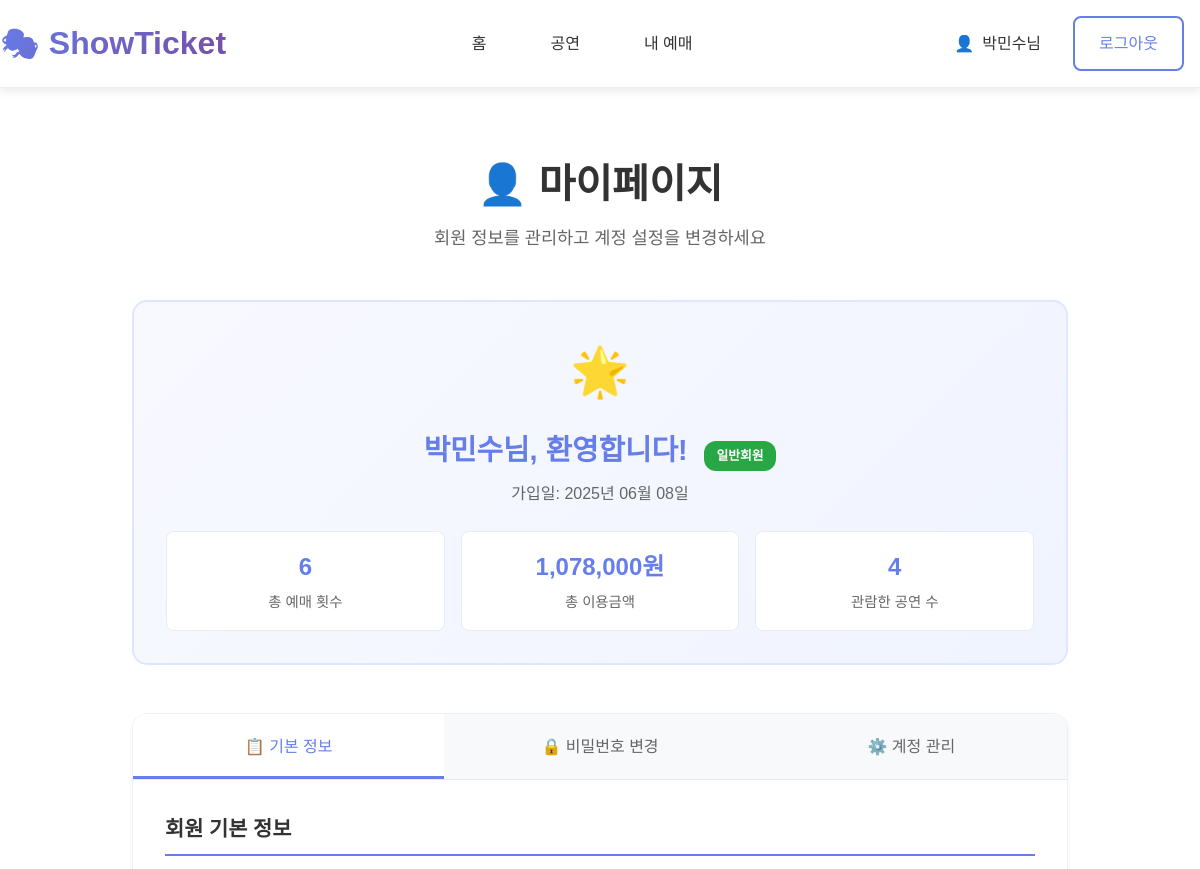
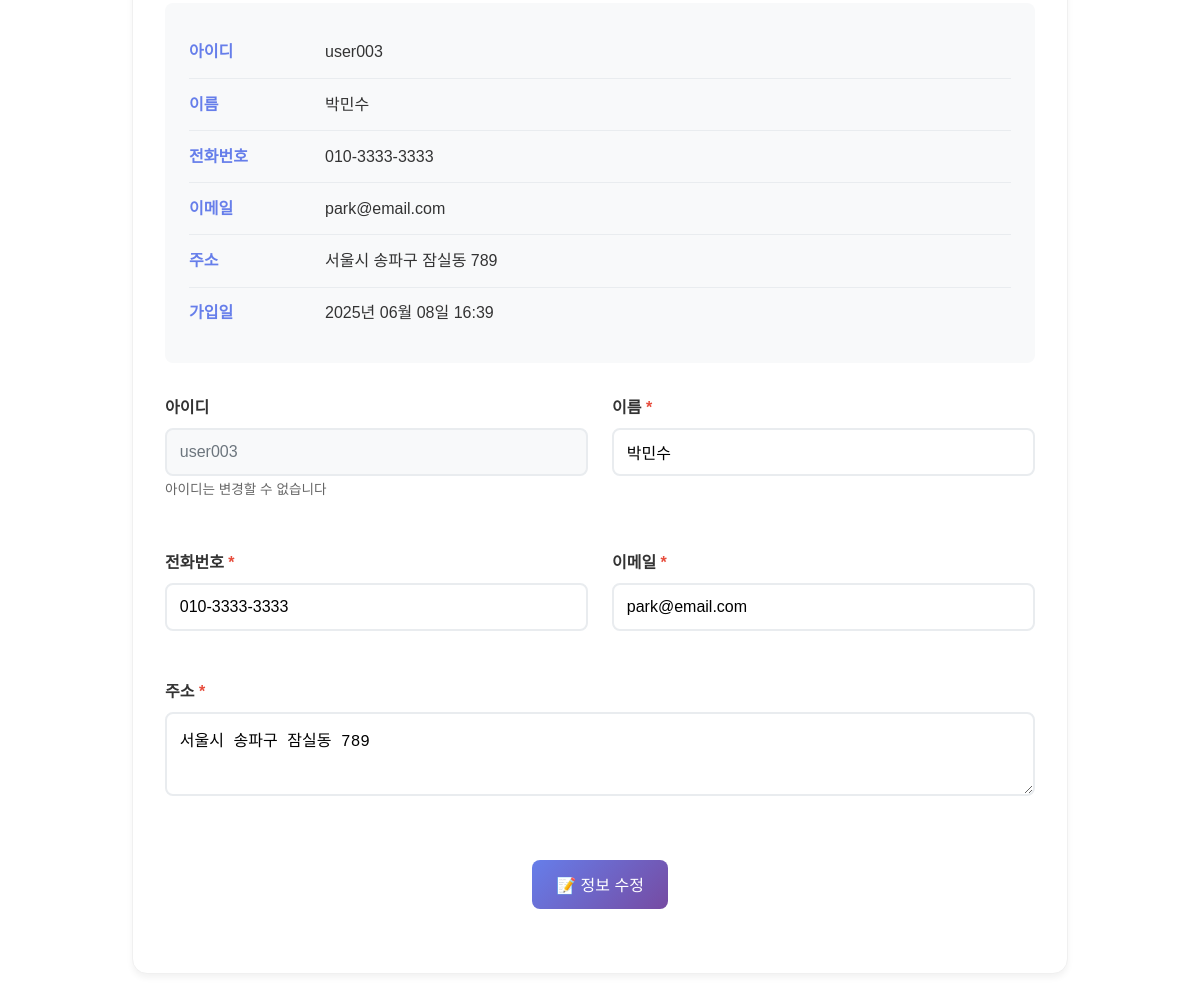
The app's page /src/mypage.php (signed in) with its own data (2 pictures, top to bottom).
### tables this page shows
CREATE TABLE `users` (
  `user_id` varchar(20) NOT NULL,
  `password` varchar(100) NOT NULL,
  `name` varchar(50) NOT NULL,
  `phone` varchar(15) NOT NULL,
  `address` varchar(200) NOT NULL,
  `email` varchar(100) NOT NULL,
  `is_staff` tinyint(1) DEFAULT '0',
  `created_at` datetime DEFAULT CURRENT_TIMESTAMP,
  PRIMARY KEY (`user_id`)
);

### src/mypage.php (the view, shortened to what this page needs)
<?php
include './dbconn.php';
$user_query = "SELECT * FROM users WHERE user_id = ?";
$user_stmt = mysqli_prepare($connect, $user_query);
mysqli_stmt_bind_param($user_stmt, "s", $_SESSION['user_id']);
mysqli_stmt_execute($user_stmt);
$user_result = mysqli_stmt_get_result($user_stmt);
$user = mysqli_fetch_assoc($user_result);
$stats_query = "
    SELECT
        COUNT(DISTINCT bg.group_id) as total_bookings,
        SUM(bg.total_price) as total_spent,
        COUNT(DISTINCT ps.performance_id) as unique_performances
    FROM booking_groups bg
    JOIN performance_schedules ps ON bg.schedule_id = ps.schedule_id
    WHERE bg.user_id = ? AND bg.status = 'confirmed'
";
$stats_stmt = mysqli_prepare($connect, $stats_query);
mysqli_stmt_bind_param($stats_stmt, "s", $_SESSION['user_id']);
mysqli_stmt_execute($stats_stmt);
$stats_result = mysqli_stmt_get_result($stats_stmt);
$stats = mysqli_fetch_assoc($stats_result);
?>
<!DOCTYPE html>
<html lang="ko">
<head>
</head>
<body>
    <header class="header">
        <div class="nav-container">
            <a href="home.php" class="logo">🎭 ShowTicket</a>
            <nav class="nav-menu">
                <a href="home.php">홈</a>
                <div class="dropdown">
                    <a href="performances.php">공연</a>
                </div>
                <a href="my_bookings.php">내 예매</a>
            </nav>
            <div class="user-info">
                    <a href="mypage.php" style="color: #333; text-decoration: none; display: flex; align-items: center; gap: 0.5rem; padding: 0.5rem 1rem; border-radius: 8px; transition: background-color 0.3s;">
                        <span>👤</span>
                        <span><?php echo htmlspecialchars($_SESSION['name']); ?>님</span>
                    </a>
                    <a href="logout.php" class="btn">로그아웃</a>
            </div>
        </div>
    </header>
    <div class="container">
        <div class="page-header">
            <h1 class="page-title">👤 마이페이지</h1>
            <p class="page-subtitle">회원 정보를 관리하고 계정 설정을 변경하세요</p>
        </div>
        <div class="user-welcome">
            <div class="welcome-icon">🌟</div>
            <h2 class="welcome-title">
                <?php echo htmlspecialchars($user['name']); ?>님, 환영합니다!
                <span class="badge <?php echo $user['is_staff'] ? 'badge-admin' : 'badge-user'; ?>">
                    <?php echo $user['is_staff'] ? '관리자' : '일반회원'; ?>
                </span>
            </h2>
            <p class="welcome-subtitle">가입일: <?php echo date('Y년 m월 d일', strtotime($user['created_at'])); ?></p>
            <div class="user-stats">
                <div class="stat-item">
                    <div class="stat-number"><?php echo $stats['total_bookings'] ?: 0; ?></div>
                    <div class="stat-label">총 예매 횟수</div>
                </div>
                <div class="stat-item">
                    <div class="stat-number"><?php echo number_format($stats['total_spent'] ?: 0); ?>원</div>
                    <div class="stat-label">총 이용금액</div>
                </div>
                <div class="stat-item">
                    <div class="stat-number"><?php echo $stats['unique_performances'] ?: 0; ?></div>
                    <div class="stat-label">관람한 공연 수</div>
                </div>
            </div>
        </div>
        <div class="tabs-container">
            <div class="tabs-header">
                <button class="tab-button active" onclick="showTab('profile')">📋 기본 정보</button>
                <button class="tab-button" onclick="showTab('password')">🔒 비밀번호 변경</button>
                <button class="tab-button" onclick="showTab('account')">⚙️ 계정 관리</button>
            </div>
            <div id="profile" class="tab-content active">
                <div class="profile-section">
                    <h3 class="section-title">회원 기본 정보</h3>
                    <div class="user-info-display">
                        <div class="info-item">
                            <span class="info-label">아이디</span>
                            <span class="info-value"><?php echo htmlspecialchars($user['user_id']); ?></span>
                        </div>
                        <div class="info-item">
                            <span class="info-label">이름</span>
                            <span class="info-value"><?php echo htmlspecialchars($user['name']); ?></span>
                        </div>
                        <div class="info-item">
                            <span class="info-label">전화번호</span>
                            <span class="info-value"><?php echo htmlspecialchars($user['phone']); ?></span>
                        </div>
                        <div class="info-item">
                            <span class="info-label">이메일</span>
                            <span class="info-value"><?php echo htmlspecialchars($user['email']); ?></span>
                        </div>
                        <div class="info-item">
                            <span class="info-label">주소</span>
                            <span class="info-value"><?php echo nl2br(htmlspecialchars($user['address'])); ?></span>
                        </div>
                        <div class="info-item">
                            <span class="info-label">가입일</span>
                            <span class="info-value"><?php echo date('Y년 m월 d일 H:i', strtotime($user['created_at'])); ?></span>
                        </div>
                    </div>
                    <form method="POST" action="" id="profileForm">
                        <div class="form-grid">
                            <div class="form-group">
                                <label class="form-label">아이디</label>
                                <input type="text" class="form-control" value="<?php echo htmlspecialchars($user['user_id']); ?>" disabled>
                                <small style="color: #666; font-size: 0.85rem;">아이디는 변경할 수 없습니다</small>
                            </div>
                            <div class="form-group">
                                <label class="form-label">이름 <span class="required">*</span></label>
                                <input type="text" name="name" class="form-control"
                                       value="<?php echo htmlspecialchars($user['name']); ?>" required>
                            </div>
                            <div class="form-group">
                                <label class="form-label">전화번호 <span class="required">*</span></label>
                                <input type="tel" name="phone" class="form-control"
                                       value="<?php echo htmlspecialchars($user['phone']); ?>" required>
                            </div>
                            <div class="form-group">
                                <label class="form-label">이메일 <span class="required">*</span></label>
                                <input type="email" name="email" class="form-control"
                                       value="<?php echo htmlspecialchars($user['email']); ?>" required>
                            </div>
                            <div class="form-group full-width">
                                <label class="form-label">주소 <span class="required">*</span></label>
                                <textarea name="address" class="form-control" rows="3" required><?php echo htmlspecialchars($user['address']); ?></textarea>
                            </div>
                        </div>
                        <div style="text-align: center; margin-top: 2rem;">
                            <button type="submit" name="update_profile" class="btn btn-primary">📝 정보 수정</button>
                        </div>
                    </form>
                </div>
            </div>
        </div>
    </div>
</body>
</html>

### src/mypage.php (style rules this page uses)
* { margin: 0; padding: 0; box-sizing: border-box; }
body { font-family: 'Arial', sans-serif; line-height: 1.6; color: #333; }
.header { background-color: white; color: #333; padding: 1rem 0; box-shadow: 0 2px 10px rgba(0,0,0,0.1); border-bottom: 1px solid #eee; }
.nav-container { max-width: 1200px; margin: 0 auto; display: flex; justify-content: space-between; align-items: center; padding: 0 1rem; }
.logo { font-size: 2rem; font-weight: bold; text-decoration: none; background: linear-gradient(135deg, #667eea 0%, #764ba2 100%); -webkit-background-clip: text; -webkit-text-fill-color: transparent; background-clip: text; margin-left: -1rem; }
.nav-menu { display: flex; gap: 2rem; align-items: center; }
.nav-menu a { color: #333; text-decoration: none; padding: 0.5rem 1rem; border-radius: 5px; transition: background-color 0.3s; font-weight: 500; }
.dropdown { position: relative; display: inline-block; }
.user-info { display: flex; gap: 1rem; align-items: center; }
.container { max-width: 1000px; margin: 2rem auto; padding: 2rem; }
.page-header { text-align: center; margin-bottom: 3rem; }
.page-title { font-size: 2.5rem; color: #333; margin-bottom: 0.5rem; }
.page-subtitle { color: #666; font-size: 1.1rem; }
.user-welcome { background: linear-gradient(135deg, #f8f9ff 0%, #f0f4ff 100%); border: 2px solid #e0e6ff; border-radius: 15px; padding: 2rem; margin-bottom: 3rem; text-align: center; }
.welcome-icon { font-size: 3rem; margin-bottom: 1rem; }
.welcome-title { font-size: 1.8rem; color: #667eea; margin-bottom: 0.5rem; }
.welcome-subtitle { color: #666; margin-bottom: 1.5rem; }
.user-stats { display: grid; grid-template-columns: repeat(auto-fit, minmax(150px, 1fr)); gap: 1rem; }
.stat-item { background: white; padding: 1rem; border-radius: 8px; text-align: center; border: 1px solid #e9ecef; }
.stat-number { font-size: 1.5rem; font-weight: bold; color: #667eea; margin-bottom: 0.3rem; }
.stat-label { font-size: 0.9rem; color: #666; }
.tabs-container { background: white; border-radius: 15px; box-shadow: 0 4px 6px rgba(0,0,0,0.05); border: 1px solid #f0f0f0; overflow: hidden; }
.tabs-header { display: flex; background: #f8f9fa; border-bottom: 1px solid #e9ecef; }
.tab-button { flex: 1; padding: 1.2rem; background: transparent; border: none; font-size: 1rem; font-weight: 500; color: #666; cursor: pointer; transition: all 0.3s; border-bottom: 3px solid transparent; }
.tab-button.active { background: white; color: #667eea; border-bottom-color: #667eea; }
.tab-content { display: none; padding: 2rem; }
.tab-content.active { display: block; }
.profile-section { margin-bottom: 2rem; }
.section-title { font-size: 1.3rem; font-weight: bold; color: #333; margin-bottom: 1rem; padding-bottom: 0.5rem; border-bottom: 2px solid #667eea; }
.form-grid { display: grid; grid-template-columns: repeat(auto-fit, minmax(300px, 1fr)); gap: 1.5rem; }
.form-group { margin-bottom: 1.5rem; }
.form-group.full-width { grid-column: 1 / -1; }
.form-label { display: block; font-weight: 600; margin-bottom: 0.5rem; color: #333; }
.required { color: #e74c3c; }
.form-control { width: 100%; padding: 0.8rem; border: 2px solid #e9ecef; border-radius: 8px; font-size: 1rem; transition: border-color 0.3s; }
.form-control:disabled { background-color: #f8f9fa; color: #6c757d; cursor: not-allowed; }
.btn { display: inline-block; padding: 0.8rem 1.5rem; background: transparent; color: #667eea; text-decoration: none; border-radius: 8px; border: 2px solid #667eea; cursor: pointer; transition: all 0.3s; font-weight: 500; font-size: 1rem; }
.btn-primary { background: linear-gradient(135deg, #667eea 0%, #764ba2 100%); color: white; border: none; }
.badge { display: inline-block; padding: 0.3rem 0.8rem; border-radius: 12px; font-size: 0.8rem; font-weight: bold; margin-left: 0.5rem; }
.badge-user { background: #28a745; color: white; }
.user-info-display { background: #f8f9fa; border-radius: 8px; padding: 1.5rem; margin-bottom: 2rem; }
.info-item { display: flex; padding: 0.8rem 0; border-bottom: 1px solid #e9ecef; }
.info-item:last-child { border-bottom: none; }
.info-label { font-weight: 600; color: #667eea; min-width: 120px; margin-right: 1rem; }
.info-value { color: #333; flex: 1; }

### records on screen
users: name "박민수", created_at "2025년 06월 08일", user_id "user003", phone "010-3333-3333", email "park@email.com", address "서울시 송파구 잠실동 789", created_at "2025년 06월 08일 16:39"

### other values on screen
$_SESSION['name'] "박민수"
$stats['total_bookings'] ?: 0 "6"
$stats['total_spent'] ?: 0 "1,078,000"
$stats['unique_performances'] ?: 0 "4"
